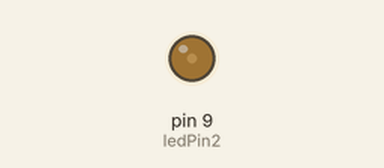
Recording of a sketch running on a simulated Arduino Uno, built with avr-gcc and run on an emulated ATmega328P. Parts: output pins drawn as LEDs (lit = HIGH).

Above: at 0.05 s.
At 0.15 s:
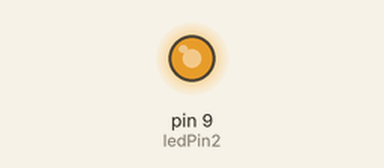
Timing chart, 0 to 3.0 s (numbered marks = the images above):
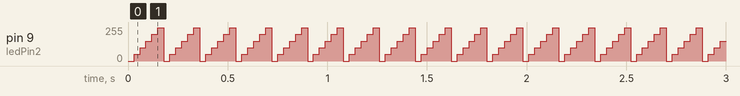

The sketch:

LigthbulbWithTransistor.ino
```cpp
#define ledPin2 9

void setup() {
  Serial.begin(9600);
  pinMode(ledPin2, OUTPUT);
}

void loop() {
  analogWrite(ledPin2, 0);
  delay(30);
  analogWrite(ledPin2, 50);
  delay(30);
  analogWrite(ledPin2, 100);
  delay(30);
  analogWrite(ledPin2, 150);
  delay(30);
  analogWrite(ledPin2, 200);
  delay(30);
  analogWrite(ledPin2, 250);
  delay(30);
}
```

Measured:
- by itself, pin 9 (ledPin2): repeats every 0.18 s: 100/255 0.03 s, 150/255 0.03 s, 200/255 0.03 s, 250/255 0.03 s, 0/255 0.03 s, 50/255 0.03 s
